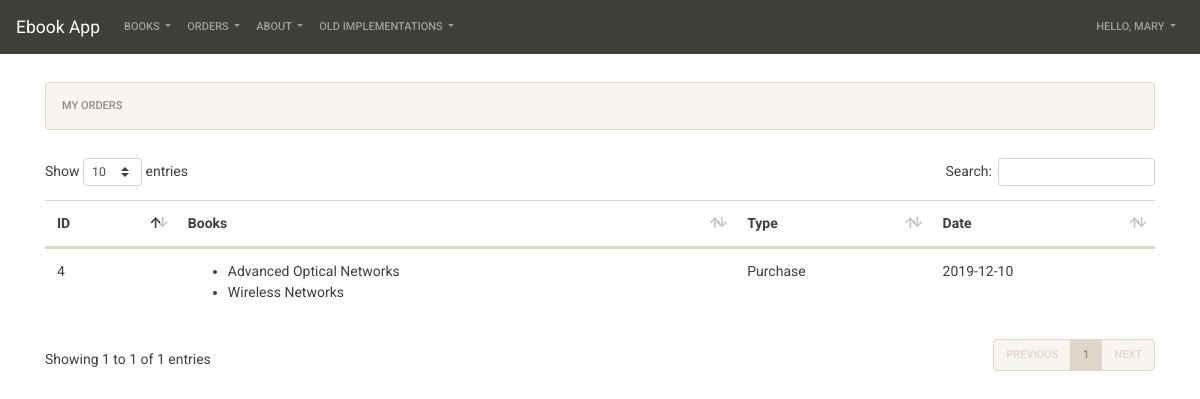
Screenshot of /myapp/myorders/ (signed in) with the database file from the repository.
### myapp/models.py (models this page shows, shortened)
class Order(models.Model):
    ORDER_TYPE_CHOICES = [(0,'Purchase'),(1, 'Borrow')]
    books = models.ManyToManyField(Book)
    member = models.ForeignKey(Member, on_delete=models.CASCADE)
    order_type = models.IntegerField(choices=ORDER_TYPE_CHOICES, blank=False, null=False, default=0)
    order_date = models.DateTimeField(default=timezone.now)
    @property
    def order_date_str(self):
        if self.order_date:
            return self.order_date.isoformat()[0:10]
        return ''

class Book(models.Model):
    CATEGORY_CHOICES = [
        ('S', 'Scinece&Tech'),
        ('F', 'Fiction'),
        ('B', 'Biography'),
        ('T', 'Travel'),
        ('O', 'Other')
    ]
    title = models.CharField(max_length=200)
    category = models.CharField(max_length=1, choices=CATEGORY_CHOICES, default='S')
    num_pages = models.PositiveIntegerField(default=100)
    price = models.DecimalField(max_digits=10, decimal_places=2, validators=[MinValueValidator(0), MaxValueValidator(1000)])
    publisher = models.ForeignKey(Publisher, related_name='books', on_delete=models.CASCADE)
    description = models.TextField(blank=True, null=True)
    num_reviews = models.PositiveIntegerField(default=0)

### myapp/views.py (the view)
# urls.py: path('myorders/', views.my_orders, name='my_orders'),
@login_required
def my_orders(request):
    orders = None
    user_id = request.user.id
    if Member.objects.filter(id=user_id).count() == 0:
        messages.error(request, 'You are not a registered member!')
        return render(request, template_name='myapp/my_orders.html', context={'orders':orders})
    member = Member.objects.get(id=user_id)
    orders = Order.objects.filter(member=member)
    if orders.count() == 0:
        messages.warning(request, 'You do not have orders')
    return render(request, template_name='myapp/my_orders.html', context={'orders':orders})

### myapp/templates/myapp/my_orders.html (shortened to what this page needs)
{% extends 'base.html' %}
{% block breadcrumb %}
    <nav aria-label="breadcrumb">
        <ol class="breadcrumb">
          <li class="breadcrumb-item active" aria-current="page">My Orders</li>
        </ol>
    </nav>
{% endblock breadcrumb %}
{% block content %}
    {% if orders %}
    <div class="row">
        <div class="col-md-12">
            <table id="orders_table" class="table table-stripes table-hover">
                <thead>
                    <tr>
                        <th scope="col">ID</th>
                        <th scope="col">Books</th>
                        <th scope="col">Type</th>
                        <th scope="col">Date</th>
                    </tr>
                </thead>
                <tbody>
                    {% for order in orders %}
                    <tr>
                        <td>{{order.id}}</td>
                        <td>
                            <ul>
                                {% for bo in order.books.all %}
                                    <li>{{bo.title}}</li>
                                {% endfor %}
                            </ul>
                        </td>
                        <td>{{order.get_order_type_display}}</td>
                        <td>{{order.order_date_str}}</td>
                    </tr>
                    {% endfor %}
                </tbody>
            </table>
        </div>
    </div>
    {% endif %}
{% endblock %}

### mysiteF19/templates/menu.html (shortened to what this page needs)
<nav class="navbar navbar-expand-lg navbar-dark bg-primary">
    <a class="navbar-brand" href="{% url 'home'%}">Ebook App</a>
    <div class="collapse navbar-collapse" id="navbarColor01">
      <ul class="navbar-nav mr-auto">
          <li class="nav-item dropdown">
            <a class="nav-link dropdown-toggle" href="" id="navbarDropdownMenuLink1" data-toggle="dropdown" aria-haspopup="true" aria-expanded="false">
            Books
            </a>
          </li>
          <li class="nav-item dropdown">
              <a class="nav-link dropdown-toggle" href="" id="navbarDropdownMenuLink10" data-toggle="dropdown" aria-haspopup="true" aria-expanded="false">
              Orders
              </a>
          </li>
          <li class="nav-item dropdown">
            <a class="nav-link dropdown-toggle" href="" id="navbarDropdownMenuLink2" data-toggle="dropdown" aria-haspopup="true" aria-expanded="false">
            About
            </a>
          </li>
          <li class="nav-item dropdown">
              <a class="nav-link dropdown-toggle" href="" id="navbarDropdownMenuLink3" data-toggle="dropdown" aria-haspopup="true" aria-expanded="false">
              Old implementations
              </a>
            </li>
      </ul>
      {% if request.user.is_authenticated %}
            <ul class="navbar-nav">
                <li class="nav-item dropdown">
                    <a class="nav-link dropdown-toggle" href="" id="navbarDropdownMenuLink3" data-toggle="dropdown" aria-haspopup="true" aria-expanded="false">
                    Hello, {{request.user.first_name}}
                    </a>
                </li>
            </ul>
      {% endif %}
    </div>
  </nav>

### mysiteF19/templates/base.html (style rules this page uses)
nav { margin-bottom: 2em; }

### rows the page displays
Order: id "4", order_type "Purchase", order_date_str "2019-12-10"
Book: title "Advanced Optical Networks"
Book: title "Wireless Networks"

### other values shown
{{ request.user.first_name }} "MARY"
